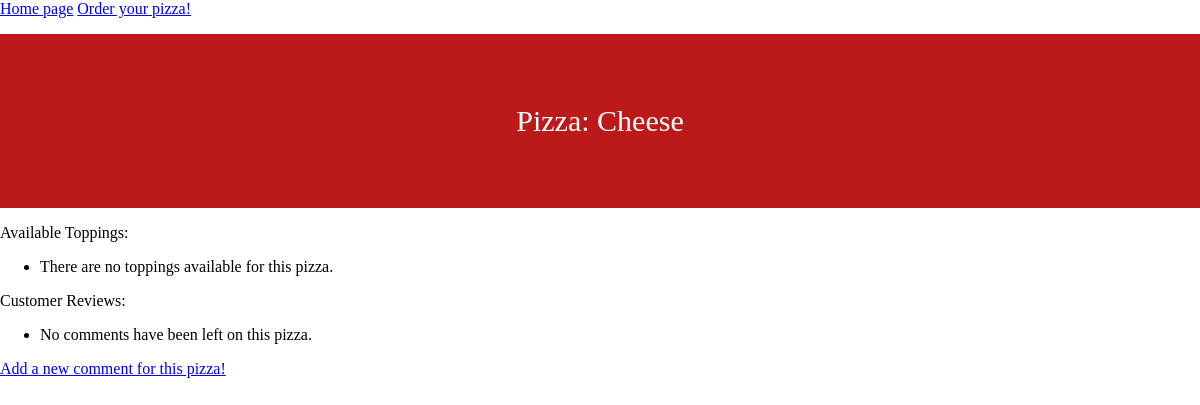
Page /pizzas/4/ on the earlier database version.
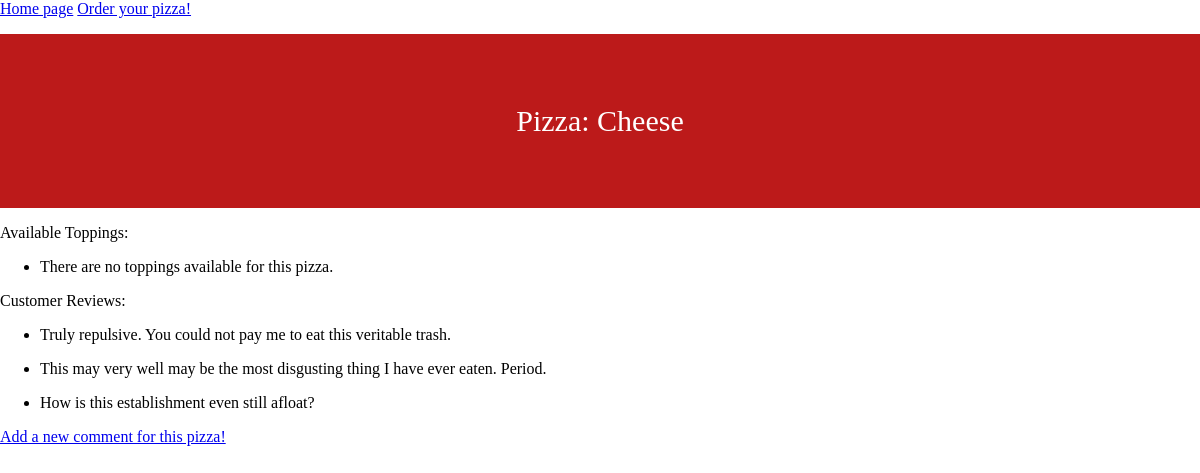
Same page on the later database version.
### pizzas/models.py (models this page shows, shortened)
class Comment(models.Model):
    pizza = models.ForeignKey(Pizza, on_delete=models.CASCADE)
    text = models.CharField(max_length=300)

### pizzas/views.py (the view)
# urls.py: path("pizzas/<int:pizza_id>/", views.pizza, name="pizza"),
def pizza(request, pizza_id):
    pizza = Pizza.objects.get(id=pizza_id)
    toppings = pizza.topping_set.order_by("-text")
    comments = pizza.comment_set.order_by("-text")
    context = {"pizza": pizza, "toppings": toppings, "comments": comments}
    return render(request, "pizzas/pizza.html", context)

### pizzas/models.py (called while the page is built)
    def __str__(self):
        return self.text

### pizzas/templates/pizzas/pizza.html (shortened to what this page needs)
{% extends "pizzas/base.html" %}
{% block content %}
<div class='header'>
    <p>Pizza: {{ pizza }}</p>
</div>
<p> Available Toppings: {{linebreak}} </p>
<ul>
    {% for topping in toppings %}
    <li>
        <p> {{topping.text | linebreaks }}</p>
    </li>
    {% empty %}
    <li> There are no toppings available for this pizza. </li>
    {% endfor %}
</ul>
<p> Customer Reviews: </p>
<ul>
    {% for comment in comments %}
    <li>
        <p> {{comment.text | linebreaks }}</p>
    </li>
    {% empty %}
    <li> No comments have been left on this pizza. </li>
    {% endfor %}
</ul>
<p> <a href="{% url 'pizzas:comment' pizza.id %}">Add a new comment for this pizza!</a> </p>
{% endblock content %}

Differences in the rows shown:
added Comment: text "Truly repulsive. You could not pay me to eat this veritable trash."
added Comment: text "This may very well may be the most disgusting thing I have ever eaten. Period."
added Comment: text "How is this establishment even still afloat?"
Other differences:
text no longer shown: "No comments have been left on this pizza."
